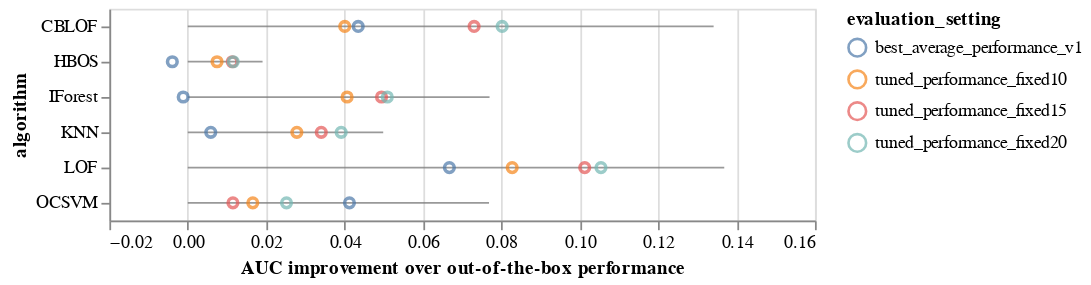

The notebook cell this image was saved under:
### Code cell
evaluation_settings = ['default_performance_v1', 'peak_performance_v1', 'best_average_performance_v1', 'tuned_performance_fixed10', 'tuned_performance_fixed15','tuned_performance_fixed20']
datasets_to_use = get_datasets_to_use(processed_path, evaluation_settings, 'original_or_random')
average_compare_plot(evaluation_settings, datasets_to_use)

### Figure 1 — Vega-Lite specification as saved in the notebook (floating-point values rounded to 4 significant figures)
{"config": {"view": {"continuousWidth": 400, "continuousHeight": 300}}, "layer": [{"data": {"name": "data-6e67f36e0022661fbf9232265a22dce4"}, "mark": {"type": "rule", "color": "gray", "opacity": 0.8}, "encoding": {"x": {"type": "quantitative", "field": "default_performance_v1", "scale": {"zero": false}}, "x2": {"field": "peak_performance_v1"}, "y": {"type": "nominal", "field": "algorithm"}}}, {"data": {"name": "data-c6cfcf844a9238df580a1e3e367995be"}, "mark": "point", "encoding": {"color": {"type": "nominal", "field": "evaluation_setting"}, "x": {"type": "quantitative", "field": "auc", "title": "AUC improvement over out-of-the-box performance"}, "y": {"type": "nominal", "field": "algorithm"}}}], "$schema": "https://vega.github.io/schema/vega-lite/v4.8.1.json", "datasets": {"data-6e67f36e0022661fbf9232265a22dce4": [{"algorithm": "CBLOF", "default_performance_v1": 0.0, "peak_performance_v1": 0.1341}, {"algorithm": "HBOS", "default_performance_v1": 0.0, "peak_performance_v1": 0.01908}, {"algorithm": "IForest", "default_performance_v1": 0.0, "peak_performance_v1": 0.07698}, {"algorithm": "KNN", "default_performance_v1": 0.0, "peak_performance_v1": 0.04986}, {"algorithm": "LOF", "default_performance_v1": 0.0, "peak_performance_v1": 0.1369}, {"algorithm": "OCSVM", "default_performance_v1": 0.0, "peak_performance_v1": 0.07685}], "data-c6cfcf844a9238df580a1e3e367995be": [{"algorithm": "CBLOF", "evaluation_setting": "best_average_performance_v1", "auc": 0.04348}, {"algorithm": "CBLOF", "evaluation_setting": "tuned_performance_fixed10", "auc": 0.04005}, {"algorithm": "CBLOF", "evaluation_setting": "tuned_performance_fixed15", "auc": 0.07304}, {"algorithm": "CBLOF", "evaluation_setting": "tuned_performance_fixed20", "auc": 0.0802}, {"algorithm": "HBOS", "evaluation_setting": "best_average_performance_v1", "auc": -0.003938}, {"algorithm": "HBOS", "evaluation_setting": "tuned_performance_fixed10", "auc": 0.007466}, {"algorithm": "HBOS", "evaluation_setting": "tuned_performance_fixed15", "auc": 0.01135}, {"algorithm": "HBOS", "evaluation_setting": "tuned_performance_fixed20", "auc": 0.0116}, {"algorithm": "IForest", "evaluation_setting": "best_average_performance_v1", "auc": -0.001163}, {"algorithm": "IForest", "evaluation_setting": "tuned_performance_fixed10", "auc": 0.04065}, {"algorithm": "IForest", "evaluation_setting": "tuned_performance_fixed15", "auc": 0.04943}, {"algorithm": "IForest", "evaluation_setting": "tuned_performance_fixed20", "auc": 0.0509}, {"algorithm": "KNN", "evaluation_setting": "best_average_performance_v1", "auc": 0.00587}, {"algorithm": "KNN", "evaluation_setting": "tuned_performance_fixed10", "auc": 0.02783}, {"algorithm": "KNN", "evaluation_setting": "tuned_performance_fixed15", "auc": 0.03406}, {"algorithm": "KNN", "evaluation_setting": "tuned_performance_fixed20", "auc": 0.03914}, {"algorithm": "LOF", "evaluation_setting": "best_average_performance_v1", "auc": 0.06674}, {"algorithm": "LOF", "evaluation_setting": "tuned_performance_fixed10", "auc": 0.08276}, {"algorithm": "LOF", "evaluation_setting": "tuned_performance_fixed15", "auc": 0.1013}, {"algorithm": "LOF", "evaluation_setting": "tuned_performance_fixed20", "auc": 0.1054}, {"algorithm": "OCSVM", "evaluation_setting": "best_average_performance_v1", "auc": 0.04124}, {"algorithm": "OCSVM", "evaluation_setting": "tuned_performance_fixed10", "auc": 0.01659}, {"algorithm": "OCSVM", "evaluation_setting": "tuned_performance_fixed15", "auc": 0.01152}, {"algorithm": "OCSVM", "evaluation_setting": "tuned_performance_fixed20", "auc": 0.02518}]}}
